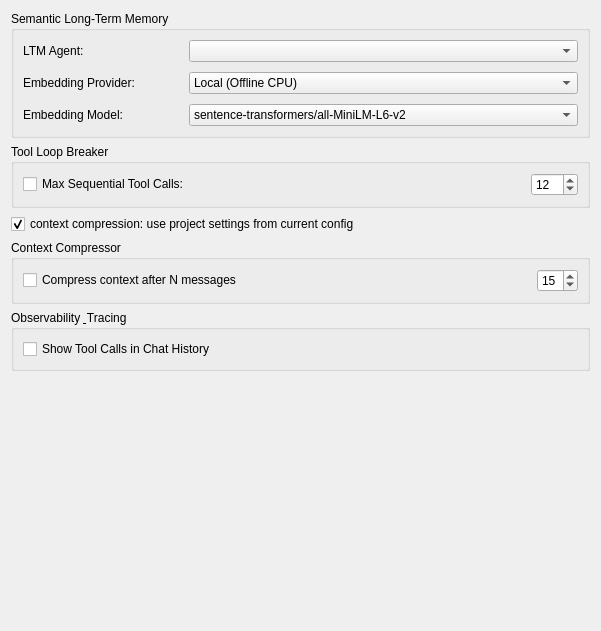
<?xml version="1.0" encoding="UTF-8"?>
<ui version="4.0">
 <class>Form</class>
 <widget class="QWidget" name="Form">
  <property name="geometry">
   <rect>
    <x>0</x>
    <y>0</y>
    <width>601</width>
    <height>631</height>
   </rect>
  </property>
  <property name="windowTitle">
   <string>Form</string>
  </property>
  <layout class="QGridLayout" name="gridLayout">
   <item row="3" column="0">
    <widget class="QGroupBox" name="groupBox_3">
     <property name="title">
      <string>Context Compressor</string>
     </property>
     <layout class="QGridLayout" name="gridLayout_14">
      <item row="0" column="0">
       <layout class="QHBoxLayout" name="horizontalLayout_24">
        <item>
         <widget class="QCheckBox" name="checkBoxCompressContext">
          <property name="text">
           <string>Compress context after N messages</string>
          </property>
         </widget>
        </item>
        <item>
         <widget class="QSpinBox" name="spinBoxCompressContextCount">
          <property name="sizePolicy">
           <sizepolicy hsizetype="Maximum" vsizetype="Fixed">
            <horstretch>0</horstretch>
            <verstretch>0</verstretch>
           </sizepolicy>
          </property>
          <property name="value">
           <number>15</number>
          </property>
         </widget>
        </item>
       </layout>
      </item>
     </layout>
    </widget>
   </item>
   <item row="1" column="0">
    <widget class="QGroupBox" name="grp_loop">
     <property name="title">
      <string>Tool Loop Breaker</string>
     </property>
     <layout class="QVBoxLayout" name="verticalLayout_loop">
      <item>
       <layout class="QHBoxLayout" name="horizontalLayout_max_tools">
        <item>
         <widget class="QCheckBox" name="checkBoxMaxToolCalls">
          <property name="text">
           <string>Max Sequential Tool Calls:</string>
          </property>
         </widget>
        </item>
        <item>
         <widget class="QSpinBox" name="spin_max_tools">
          <property name="sizePolicy">
           <sizepolicy hsizetype="Maximum" vsizetype="Fixed">
            <horstretch>0</horstretch>
            <verstretch>0</verstretch>
           </sizepolicy>
          </property>
          <property name="minimum">
           <number>1</number>
          </property>
          <property name="maximum">
           <number>100</number>
          </property>
          <property name="value">
           <number>12</number>
          </property>
         </widget>
        </item>
       </layout>
      </item>
     </layout>
    </widget>
   </item>
   <item row="0" column="0">
    <widget class="QGroupBox" name="grp_semantic">
     <property name="title">
      <string>Semantic Long-Term Memory</string>
     </property>
     <layout class="QVBoxLayout" name="verticalLayout_semantic">
      <property name="spacing">
       <number>10</number>
      </property>
      <item>
       <layout class="QHBoxLayout" name="horizontalLayout_emb_provider_2">
        <item>
         <widget class="QLabel" name="label_emb_provider_2">
          <property name="minimumSize">
           <size>
            <width>156</width>
            <height>0</height>
           </size>
          </property>
          <property name="maximumSize">
           <size>
            <width>156</width>
            <height>16777215</height>
           </size>
          </property>
          <property name="text">
           <string>LTM Agent:</string>
          </property>
         </widget>
        </item>
        <item>
         <widget class="QComboBox" name="combo_emb_provider_2">
          <property name="sizePolicy">
           <sizepolicy hsizetype="Expanding" vsizetype="Fixed">
            <horstretch>0</horstretch>
            <verstretch>0</verstretch>
           </sizepolicy>
          </property>
         </widget>
        </item>
       </layout>
      </item>
      <item>
       <layout class="QHBoxLayout" name="horizontalLayout_emb_provider">
        <item>
         <widget class="QLabel" name="label_emb_provider">
          <property name="minimumSize">
           <size>
            <width>156</width>
            <height>0</height>
           </size>
          </property>
          <property name="maximumSize">
           <size>
            <width>156</width>
            <height>16777215</height>
           </size>
          </property>
          <property name="text">
           <string>Embedding Provider:</string>
          </property>
         </widget>
        </item>
        <item>
         <widget class="QComboBox" name="combo_emb_provider">
          <property name="sizePolicy">
           <sizepolicy hsizetype="Expanding" vsizetype="Fixed">
            <horstretch>0</horstretch>
            <verstretch>0</verstretch>
           </sizepolicy>
          </property>
          <item>
           <property name="text">
            <string>Local (Offline CPU)</string>
           </property>
          </item>
          <item>
           <property name="text">
            <string>Gemini</string>
           </property>
          </item>
          <item>
           <property name="text">
            <string>Custom / OpenAI Compatible</string>
           </property>
          </item>
         </widget>
        </item>
       </layout>
      </item>
      <item>
       <layout class="QHBoxLayout" name="horizontalLayout_emb_model">
        <item>
         <widget class="QLabel" name="label_emb_model">
          <property name="minimumSize">
           <size>
            <width>156</width>
            <height>0</height>
           </size>
          </property>
          <property name="maximumSize">
           <size>
            <width>156</width>
            <height>16777215</height>
           </size>
          </property>
          <property name="text">
           <string>Embedding Model:</string>
          </property>
         </widget>
        </item>
        <item>
         <widget class="QComboBox" name="comboBox">
          <property name="sizePolicy">
           <sizepolicy hsizetype="Expanding" vsizetype="Fixed">
            <horstretch>0</horstretch>
            <verstretch>0</verstretch>
           </sizepolicy>
          </property>
          <item>
           <property name="text">
            <string>sentence-transformers/all-MiniLM-L6-v2</string>
           </property>
          </item>
         </widget>
        </item>
       </layout>
      </item>
     </layout>
    </widget>
   </item>
   <item row="4" column="0">
    <widget class="QGroupBox" name="grp_observability">
     <property name="title">
      <string>Observability &amp; Tracing</string>
     </property>
     <layout class="QVBoxLayout" name="verticalLayout_observability">
      <item>
       <widget class="QCheckBox" name="chk_show_tool_calls">
        <property name="text">
         <string>Show Tool Calls in Chat History</string>
        </property>
       </widget>
      </item>
     </layout>
    </widget>
   </item>
   <item row="6" column="0">
    <spacer name="verticalSpacer">
     <property name="orientation">
      <enum>Qt::Vertical</enum>
     </property>
     <property name="sizeHint" stdset="0">
      <size>
       <width>20</width>
       <height>40</height>
      </size>
     </property>
    </spacer>
   </item>
   <item row="2" column="0">
    <widget class="QCheckBox" name="checkBoxCompressUseProject">
     <property name="text">
      <string>context compression: use project settings from current config</string>
     </property>
     <property name="checked">
      <bool>true</bool>
     </property>
    </widget>
   </item>
  </layout>
 </widget>
 <resources/>
 <connections/>
</ui>
